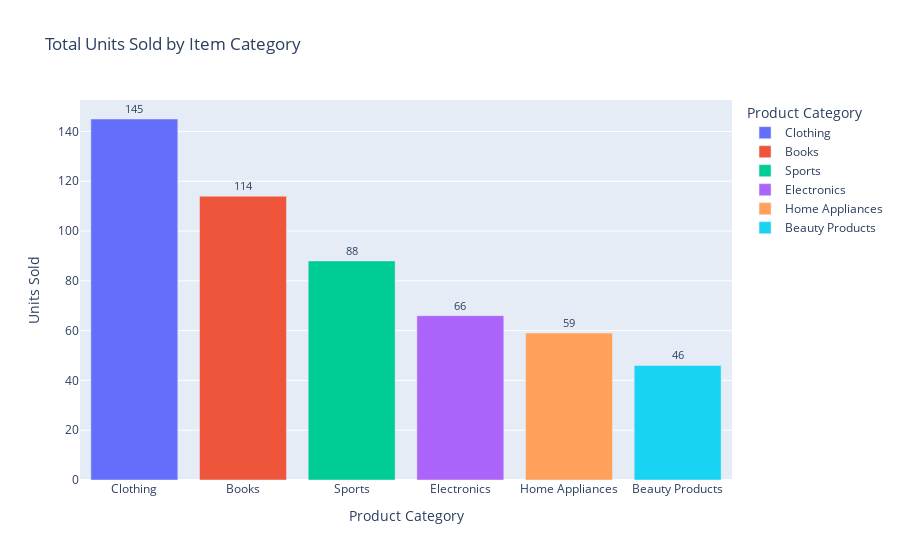

Source (notebook cell):
### Code cell
# plot total units sold per category
fig = px.bar(total_units_sold_category, x=total_units_sold_category.index, y=total_units_sold_category.values,
             labels={
                 'x': 'Category', 
                 'y': 'Units Sold'
                 },
             title='Total Units Sold by Item Category',
             color=total_units_sold_category.index,
             text_auto=True
             )
fig.update_traces(textfont_size=11, textangle=0, textposition="outside", cliponaxis=False)
fig.show()

### Figure 1 — Plotly figure (JSON) as saved in the notebook; plotly's stock layout.template omitted (floating-point values rounded to 4 significant figures)
{"data": [{"alignmentgroup": "True", "cliponaxis": false, "hovertemplate": "Product Category=%{x}<br>Units Sold=%{y}<extra></extra>", "legendgroup": "Clothing", "marker": {"color": "#636efa", "pattern": {"shape": ""}}, "name": "Clothing", "offsetgroup": "Clothing", "orientation": "v", "showlegend": true, "textangle": 0, "textfont": {"size": 11}, "textposition": "outside", "texttemplate": "%{y}", "type": "bar", "x": ["Clothing"], "xaxis": "x", "y": [145], "yaxis": "y"}, {"alignmentgroup": "True", "cliponaxis": false, "hovertemplate": "Product Category=%{x}<br>Units Sold=%{y}<extra></extra>", "legendgroup": "Books", "marker": {"color": "#EF553B", "pattern": {"shape": ""}}, "name": "Books", "offsetgroup": "Books", "orientation": "v", "showlegend": true, "textangle": 0, "textfont": {"size": 11}, "textposition": "outside", "texttemplate": "%{y}", "type": "bar", "x": ["Books"], "xaxis": "x", "y": [114], "yaxis": "y"}, {"alignmentgroup": "True", "cliponaxis": false, "hovertemplate": "Product Category=%{x}<br>Units Sold=%{y}<extra></extra>", "legendgroup": "Sports", "marker": {"color": "#00cc96", "pattern": {"shape": ""}}, "name": "Sports", "offsetgroup": "Sports", "orientation": "v", "showlegend": true, "textangle": 0, "textfont": {"size": 11}, "textposition": "outside", "texttemplate": "%{y}", "type": "bar", "x": ["Sports"], "xaxis": "x", "y": [88], "yaxis": "y"}, {"alignmentgroup": "True", "cliponaxis": false, "hovertemplate": "Product Category=%{x}<br>Units Sold=%{y}<extra></extra>", "legendgroup": "Electronics", "marker": {"color": "#ab63fa", "pattern": {"shape": ""}}, "name": "Electronics", "offsetgroup": "Electronics", "orientation": "v", "showlegend": true, "textangle": 0, "textfont": {"size": 11}, "textposition": "outside", "texttemplate": "%{y}", "type": "bar", "x": ["Electronics"], "xaxis": "x", "y": [66], "yaxis": "y"}, {"alignmentgroup": "True", "cliponaxis": false, "hovertemplate": "Product Category=%{x}<br>Units Sold=%{y}<extra></extra>", "legendgroup": "Home Appliances", "marker": {"color": "#FFA15A", "pattern": {"shape": ""}}, "name": "Home Appliances", "offsetgroup": "Home Appliances", "orientation": "v", "showlegend": true, "textangle": 0, "textfont": {"size": 11}, "textposition": "outside", "texttemplate": "%{y}", "type": "bar", "x": ["Home Appliances"], "xaxis": "x", "y": [59], "yaxis": "y"}, {"alignmentgroup": "True", "cliponaxis": false, "hovertemplate": "Product Category=%{x}<br>Units Sold=%{y}<extra></extra>", "legendgroup": "Beauty Products", "marker": {"color": "#19d3f3", "pattern": {"shape": ""}}, "name": "Beauty Products", "offsetgroup": "Beauty Products", "orientation": "v", "showlegend": true, "textangle": 0, "textfont": {"size": 11}, "textposition": "outside", "texttemplate": "%{y}", "type": "bar", "x": ["Beauty Products"], "xaxis": "x", "y": [46], "yaxis": "y"}], "layout": {"barmode": "relative", "legend": {"title": {"text": "Product Category"}, "tracegroupgap": 0}, "title": {"text": "Total Units Sold by Item Category"}, "xaxis": {"anchor": "y", "categoryarray": ["Clothing", "Books", "Sports", "Electronics", "Home Appliances", "Beauty Products"], "categoryorder": "array", "domain": [0, 1], "title": {"text": "Product Category"}}, "yaxis": {"anchor": "x", "domain": [0, 1], "title": {"text": "Units Sold"}}}}
